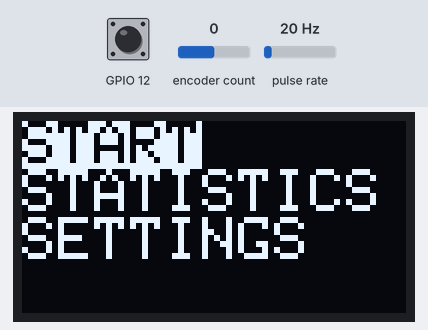
A sketch run on a simulated ESP32. On the bench: 128×64 one-colour display. Wiring (inferred from the names in the program): pulse sensor: data GPIO 33. The inputs (shaded band) are chosen by the test bench; at power-on: encoder count 0, GPIO 12 HIGH, pulse rate 20 Hz. The display library's start-up logo is not drawn; EEPROM starts erased; what the sketch prints to the serial monitor is not drawn.

Above: at 3.2 s.
3.3 s: encoder count set to 1
At 4.1 s:
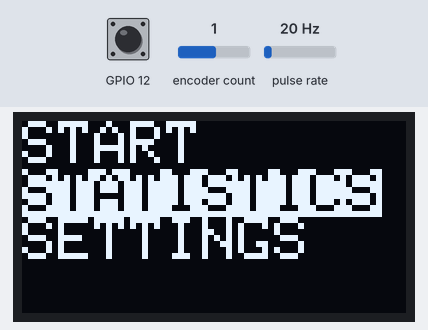
4.8 s: GPIO 12 pulled LOW for 0.15 s
At 5.7 s:
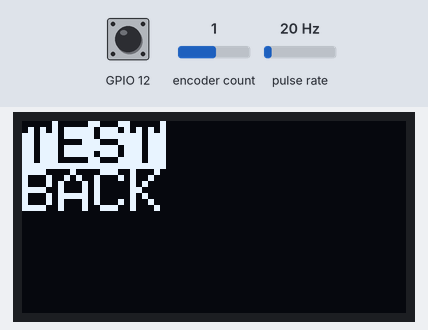
6.4 s: encoder count set to 0
At 7.4 s:
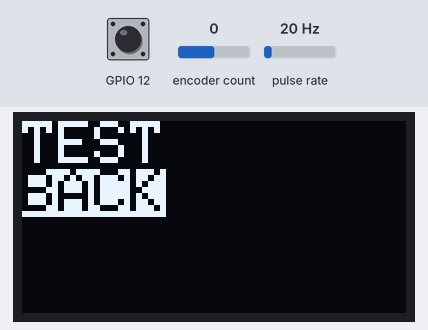
7.9 s: GPIO 12 pulled LOW for 1 s
At 9.0 s:
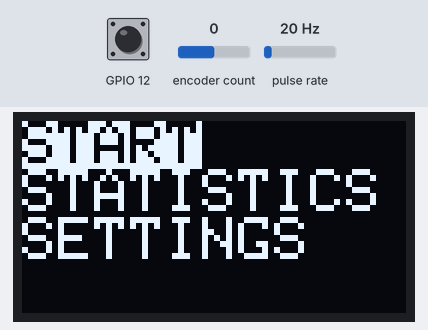
10.4 s: GPIO 12 pulled LOW for 0.15 s
At 10.9 s:
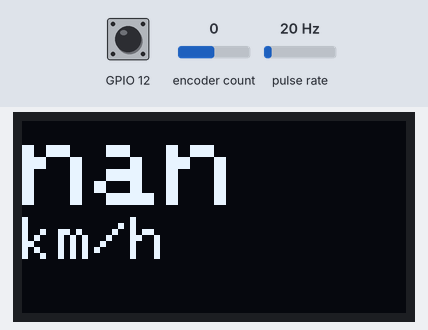
12.0 s: GPIO 12 pulled LOW for 3.2 s
At 13.4 s:
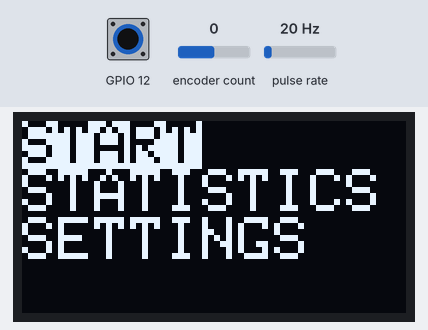
Timing chart, 0 to 15.0 s (numbered marks = the images above; inputs shaded):
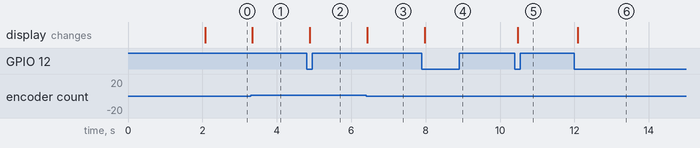

The sketch:

Bike_Takometer.ino
```cpp
#include <SimpleRotary.h>
#include <SPI.h>
#include <Wire.h>
#include <Preferences.h>
#include <Adafruit_GFX.h>
#include <Adafruit_SSD1306.h>

#define SW 12
#define CLK 14
#define DT 27

#define SCL 22
#define SDA 21

#define SENS 33

#define MAX_RADIOUS 50

SimpleRotary rotary(CLK, DT, SW);

Adafruit_SSD1306 display(128, 64);

Preferences pref;

byte rotation = 0;
byte button = 0;
int MAX_ROTATION = 0;

//curr_menu indicate the current selected menu to display
int curr_menu = 0;
int prev_menu = 0;
//curr_menu_entry indicate the current selected menu entry
int curr_menu_entry = 0;
//int prev_menu_entry = -1;

int num_menu_entrys[] = {3, 2};
String main_menu_entry[3] = {"START", "STATISTICS", "SETTINGS"};
int main_menu_pos[3] = {2, 1, 3};
String statistics_menu_entry[2] = {"TEST", "BACK"};
int statistics_menu_pos[2] = {3, 0};

double velocity = 0.0;
float byke_radious = 0.0;
float byke_r_m = 0.0;
float byke_c = 0.0;
float radious = 32.5;
int start_time = 0;
int end_time = 0;
float t = 0;
int reset_time = 0;

void IRAM_ATTR calcSpeed(){
  if((millis()-start_time)>100){
    end_time = millis()-start_time;
    start_time = millis();
  }
}

void setup() {
  // put your setup code here, to run once:
  Serial.begin(9600);
  Wire.begin(SDA, SCL);
  if(!display.begin(SSD1306_SWITCHCAPVCC, 0x3C)) {
    Serial.println(F("SSD1306 allocation failed"));
    for(;;); // Don't proceed, loop forever
  }
  pinMode(SENS, INPUT);
  pref.begin("data", false);
  byke_radious = pref.getFloat("byke_radious");
  byke_r_m = byke_radious/100;
  byke_c = byke_r_m*2*3.14;
  pref.end();
  display.display();
  delay(2000);
  display.clearDisplay();
  attachInterrupt(digitalPinToInterrupt(SENS), calcSpeed, RISING);
  start_time = millis();
  reset_time = millis();
}

void loop() {
  //sens_status = digitalRead(SENS);
  //if(sens_status == HIGH)Serial.println(sens_status);
  encoderStatus();// read the status of the encoder to navigate on menu
  menu();
  //delay(10);
}

void encoderStatus(){
  // 0 = not turning, 1 = CW, 2 = CCW
  rotation = rotary.rotate();
  button = rotary.push();
  switch(rotation){
    case 1:
      Serial.println("CW");
      if(curr_menu_entry < MAX_ROTATION-1)curr_menu_entry++;
      else curr_menu_entry = 0;
      Serial.println(curr_menu_entry);
      break;
    case 2:
      Serial.println("CCW");
      if(curr_menu_entry > 0)curr_menu_entry--;
      else curr_menu_entry = MAX_ROTATION - 1;
      Serial.println(curr_menu_entry);
      break;
  }
  if(button == 1){
    Serial.println("Button");
  }
}

void menu(){
  if(curr_menu != prev_menu)display.clearDisplay();
  switch(curr_menu){
    case 0://main menu
      prev_menu = curr_menu;
      MAX_ROTATION = num_menu_entrys[curr_menu];
      display.setTextSize(2);
      display.setCursor(0,0);
      writeEntrys(main_menu_entry, num_menu_entrys[curr_menu]);
      button_pressed(main_menu_pos);
      break;
    case 1://Statistics menu
      prev_menu = curr_menu;
      MAX_ROTATION = num_menu_entrys[curr_menu];
      display.setTextSize(2);
      display.setCursor(0,0);
      writeEntrys(statistics_menu_entry, num_menu_entrys[curr_menu]);
      button_pressed(statistics_menu_pos);
      break;
    case 2://speed display
      prev_menu = curr_menu;
      t = end_time/1000.0;
      if(end_time > 0){
        reset_time = millis();
        velocity = byke_c/t*3.6;
        end_time = 0;
      }
      //Serial.println(reset_time);
      if((millis()-reset_time)>1500){
        reset_time = millis();
        velocity = 0;
      }
      //Serial.println(t);
      display.setTextSize(4);
      display.setCursor(0,0);
      display.setTextColor(WHITE, BLACK);
      display.println(velocity);
      display.setTextSize(2);
      display.print("km/h");
      display.display();
      if(button == 1){
        curr_menu = 0;
      }
      break;
    case 3://settings menu
      prev_menu = curr_menu;
      setWheel();
      display.setTextSize(1);
      display.setCursor(0,0);
      display.setTextColor(WHITE, BLACK);
      display.println("CURRENT RADIOUS");
      display.print(byke_radious);
      display.println(" cm");
      display.println("SET RADIOUS");
      display.print(radious);
      display.println(" cm");
      display.print("\nPUSH BUTTON TO SAVE");
      display.display();
      if(button == 1)saveWheel();
      break;
    default:
      curr_menu = 0;
  }
}

void button_pressed(int *entrys){
  if(button == 1){
    curr_menu = entrys[curr_menu_entry];
    Serial.println(curr_menu);
    curr_menu_entry = 0;
  }
}
void setWheel(){
  switch(rotation){
    case 1:
      Serial.println("CW");
      if(radious <= MAX_RADIOUS)radious = radious + 0.1;
      break;
    case 2:
      Serial.println("CCW");
      if(radious > 0) radious = radious - 0.1;
      break;
  }
}

void saveWheel(){
  byke_radious = radious;
  byke_r_m = byke_radious / 100;
  byke_c = byke_r_m * 2 * 3.14;
  pref.begin("data", false);
  pref.putFloat("byke_radious", byke_radious);
  pref.end();
  curr_menu = 0;
}


void writeEntrys(String *entrys, int k){
  for(int i = 0; i < k; i++){
    if(i == curr_menu_entry){
      display.setTextColor(BLACK, WHITE);
    }else{
      display.setTextColor(WHITE, BLACK);
    }
    display.println(entrys[i]);
  }
  display.display();
}
```

Measured:
- after the input at 3.3 s, the display: changes at once (image 1)
- after the input at 4.8 s, the display: changes after 0.09 s (image 2)
- after the input at 6.4 s, the display: changes at once (image 3)
- after the input at 7.9 s, the display: changes after 0.08 s (image 4)
- after the input at 10.4 s, the display: changes after 0.08 s (image 5)
- after the input at 12.0 s, the display: changes after 0.08 s (image 6)
